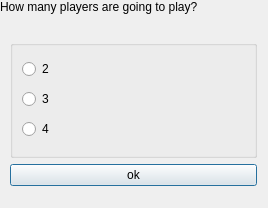
<?xml version="1.0" encoding="UTF-8"?>
<ui version="4.0">
 <class>askNumOfPlayers</class>
 <widget class="QDialog" name="askNumOfPlayers">
  <property name="geometry">
   <rect>
    <x>0</x>
    <y>0</y>
    <width>268</width>
    <height>208</height>
   </rect>
  </property>
  <property name="windowTitle">
   <string>Dialog</string>
  </property>
  <widget class="QWidget" name="">
   <layout class="QVBoxLayout" name="verticalLayout">
    <item>
     <widget class="QLabel" name="label">
      <property name="text">
       <string>How many players are going to play?</string>
      </property>
     </widget>
    </item>
   </layout>
  </widget>
  <widget class="QWidget" name="">
   <property name="geometry">
    <rect>
     <x>10</x>
     <y>40</y>
     <width>247</width>
     <height>146</height>
    </rect>
   </property>
   <layout class="QHBoxLayout" name="horizontalLayout">
    <item>
     <layout class="QVBoxLayout" name="verticalLayout_3">
      <item>
       <widget class="QGroupBox" name="groupBox_2">
        <property name="title">
         <string/>
        </property>
        <layout class="QVBoxLayout" name="verticalLayout_2">
         <item>
          <widget class="QRadioButton" name="radioButton">
           <property name="text">
            <string>2</string>
           </property>
          </widget>
         </item>
         <item>
          <widget class="QRadioButton" name="radioButton_2">
           <property name="text">
            <string>3</string>
           </property>
          </widget>
         </item>
         <item>
          <widget class="QRadioButton" name="radioButton_3">
           <property name="text">
            <string>4</string>
           </property>
          </widget>
         </item>
        </layout>
       </widget>
      </item>
      <item>
       <widget class="QPushButton" name="submit">
        <property name="text">
         <string>ok</string>
        </property>
       </widget>
      </item>
     </layout>
    </item>
   </layout>
  </widget>
  <zorder>layoutWidget</zorder>
  <zorder>radioButton_3</zorder>
  <zorder>groupBox</zorder>
  <zorder>groupBox_2</zorder>
 </widget>
 <resources/>
 <connections/>
</ui>
